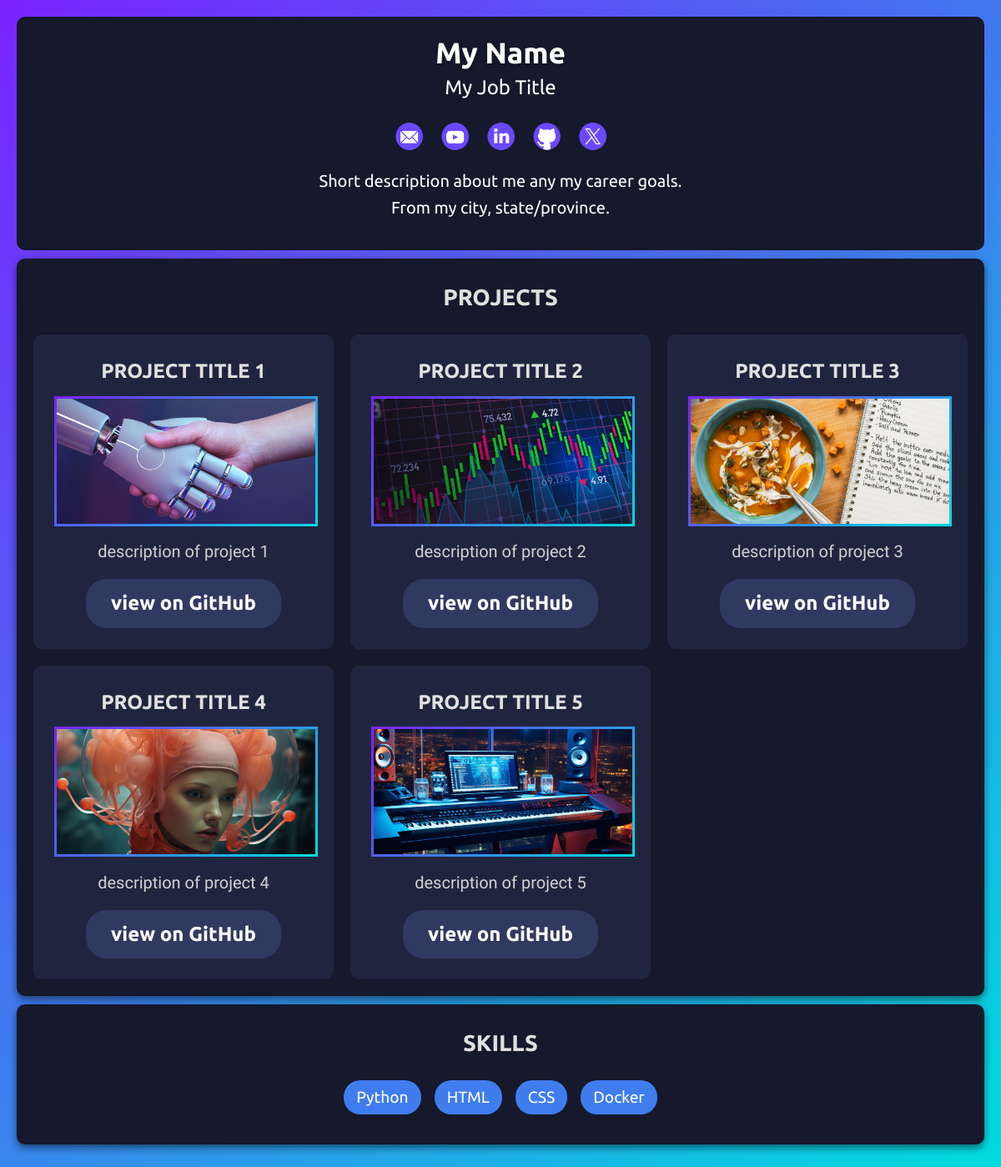
The page / on the database its author committed.
### tables this page shows
CREATE TABLE profile (id INTEGER PRIMARY KEY AUTOINCREMENT, name TEXT, title TEXT, bio TEXT, location TEXT);

CREATE TABLE socials (id INTEGER PRIMARY KEY AUTOINCREMENT, platform TEXT, url TEXT, icon TEXT);

CREATE TABLE projects (id INTEGER PRIMARY KEY AUTOINCREMENT, title TEXT, description TEXT, url TEXT, thumbnail TEXT);

CREATE TABLE skills (id INTEGER PRIMARY KEY AUTOINCREMENT, name TEXT);

### main.py (the view)
@app.route("/")
def read_root():
    conn = get_db_connection()
    c = conn.cursor()
    c.execute("SELECT * FROM socials")
    socials = c.fetchall()
    c.execute("SELECT * FROM projects")
    projects = c.fetchall()
    c.execute("SELECT * FROM skills")
    skills = c.fetchall()
    c.execute("SELECT * FROM profile")
    profile = c.fetchone()
    conn.close()
    return render_template(
        "index.html",
        socials=socials,
        skills=skills,
        projects=projects,
        profile=profile
    )

### main.py (called while the page is built)
def get_db_connection():
    conn = sqlite3.connect("instance/portfolio.db")
    conn.row_factory = sqlite3.Row
    return conn

### templates/index.html (shortened to what this page needs)
<!DOCTYPE html>
<html>
<head>
    <link rel="stylesheet" href="{{ url_for('static', filename='style.css') }}">
</head>
<body>
    <header>
        <h1>{{ profile.name }}</h1>
        <p id="attn">{{ profile.title }}</p>
        <ul class="socials">
            {% for social in socials %}
                <li>
                    <a href="{{ social.url }}" target="_blank" title="{{ social.platform|capitalize }}">
                        <img src="{{ url_for('static', filename=social.icon) }}" alt="{{ social.platform }}">
                    </a>
                </li>
            {% endfor %}
        </ul>
        <p>
            {{ profile.bio }}
            <br>
            From {{ profile.location }}.
        </p>
    </header>
    <section class="projects">
        <h2>Projects</h2>
        <div class="project-container">
            {% for project in projects %}
                <div class="project">
                    <h3>{{ project.title }}</h3>
                    <a href="{{ project.url }}" target="_blank" class="project-image">
                        <img src="{{ url_for('static', filename=project.thumbnail) }}" alt="{{ project.title }}">
                    </a>
                    <p>{{ project.description }}</p>
                    <a href="{{ project.url }}" target="_blank" class="project-link">view on GitHub</a>
                </div>
            {% endfor %}
        </div>
    </section>
    <section class="skills">
        <h2>Skills</h2>
        <ul>
            {% for skill in skills %}
                <li>{{ skill.name }}</li>
            {% endfor %}
        </ul>
    </section>
</body>
</html>

### static/style.css (style rules this page uses)
body { margin: 0; padding: 20px; line-height: 1.6; color: #e0e0e0; background: linear-gradient(135deg, #7B22FF, #00DCDE); font-family: 'Ubuntu', sans-serif; }
header { text-align: center; padding: 15px; color: white; border-radius: 10px; box-shadow: 0 4px 15px rgba(107, 72, 255, 0.3); background-color: #16182B; }
h1 { margin: 0; font-size: 2.2em; text-shadow: 0 2px 4px rgba(0, 0, 0, 0.2); }
h2 { text-align: center; text-transform: uppercase; margin-top: 5px; background-repeat: no-repeat; background-position: bottom; font-size: 1.7em; }
h3 { text-transform: uppercase; padding-bottom: 10px; }
p { font-size: 1.25em; }
.skills, .projects { margin: 10px 0; background: #16182B; padding: 20px; border-radius: 10px; box-shadow: 0 4px 10px rgba(0, 0, 0, 0.5); }
.skills ul { list-style: none; padding: 0; display: flex; flex-wrap: wrap; gap: 10px; justify-content: center; }
.skills li { background: #3F7DEF; color: white; padding: 5px 15px; border-radius: 20px; transition: transform 0.2s ease; font-size: 1.2em; margin: 0 3px; }
.project-container { display: grid; grid-template-columns: repeat(3, 1fr); gap: 20px; }
.project { text-align: center; padding: 25px; background: #20253F; border-radius: 10px; transition: transform 0.3s ease, box-shadow 0.3s ease; }
.project img { width: 100%; height: 150px; object-fit: cover; margin-bottom: 10px; border: 3px solid transparent; border-image: linear-gradient(135deg, #7B22FF, #00DCDE) 3; }
.project .project-image { display: block; text-decoration: none; }
.project h3 { margin: 0; color: #e0e0e0; font-size: 1.5em; }
.project p { color: lightgray; font-family: 'Shanti', sans-serif; line-height: 1.3em; margin-bottom: 20px; margin-top: 0; }
.project .project-link { font-size: 1.5em; font-weight: bold; background-color: #303960; padding: 10px 30px; border-radius: 25px; color: white; text-decoration: none; display: inline-block; transition: background 0.3s ease; }
a { color: white; text-decoration: none; transition: color 0.2s ease; }
#attn { font-size: 1.5em; margin: 0; padding-bottom: 10px; background-repeat: no-repeat; background-position: bottom; line-height: 1.2em; }
.socials { list-style: none; padding: 0; display: flex; justify-content: center; gap: 20px; }
.socials li { display: inline; }
.socials a { text-decoration: none; display: inline-block; }
.socials a img { width: 35px; height: 35px; vertical-align: middle; }

### rows shown on the page
profile: name "My Name", title "My Job Title", bio "Short description about me any my career goals.", location "my city, state/province"
socials: icon+platform (picture)
socials: icon+platform (picture)
socials: icon (picture)
socials: icon (picture)
socials: icon (picture)
projects: title "PROJECT TITLE 1", thumbnail (picture), description "description of project 1"
projects: title "PROJECT TITLE 2", thumbnail (picture), description "description of project 2"
projects: title "PROJECT TITLE 3", thumbnail (picture), description "description of project 3"
projects: title "PROJECT TITLE 4", thumbnail (picture), description "description of project 4"
projects: title "PROJECT TITLE 5", thumbnail (picture), description "description of project 5"
skills: name "Python"
skills: name "HTML"
skills: name "CSS"
skills: name "Docker"
